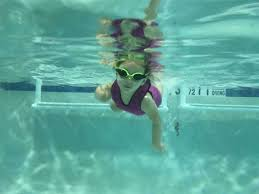
#> input picture Task 4 - Underwater Color Correction/pool6.jpg, 259 x 194 px
$ python 'smoothing filters.py'
#> lines starting #> are read from the running program, lines starting #| are printed output that depends on the picture
import cv2

img = cv2.imread('pool6.jpg')
#> img is the input picture: shape (194, 259, 3); mean B, G, R 154.9, 166.8, 93.8
cv2.imshow('original', img)
#step(1): bilateral Filtering for image smoothing
r, g, b = cv2.split(img)
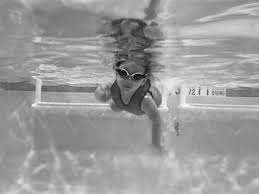
#> r: shape (194, 259); min 0, max 255, mean 154.9
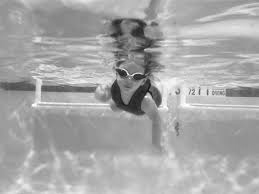
#> g: shape (194, 259); min 18, max 255, mean 166.8
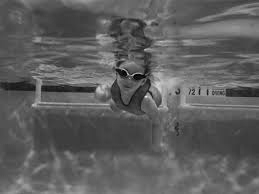
#> b: shape (194, 259); min 0, max 238, mean 93.8
r_filter = cv2.bilateralFilter(r, 10, 80, 30)
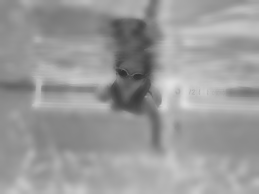
#> r_filter: shape (194, 259); min 48, max 226, mean 154.8
g_filter = cv2.bilateralFilter(g, 10, 80, 30)
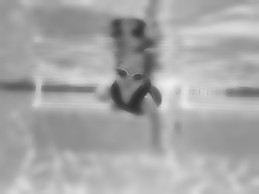
#> g_filter: shape (194, 259); min 46, max 238, mean 166.8
b_filter = cv2.bilateralFilter(b, 10, 80, 30)
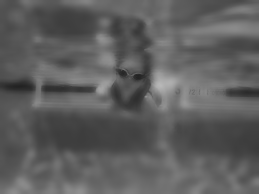
#> b_filter: shape (194, 259); min 34, max 184, mean 93.8
img_filtered = cv2.merge((r_filter, g_filter, b_filter))
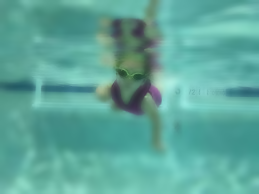
#> img_filtered: shape (194, 259, 3); mean B, G, R 154.8, 166.8, 93.8
cv2.imshow('filtered', img_filtered)
filtered = cv2.bilateralFilter(img, 10, 80, 30)
cv2.imshow('original', filtered)
# [15 lines of commented-out code are left out]

cv2.waitKey(0)
cv2.destroyAllWindows()

$ run again, with Task 4 - Underwater Color Correction/pool1.jpg copied over Task 4 - Underwater Color Correction/pool6.jpg
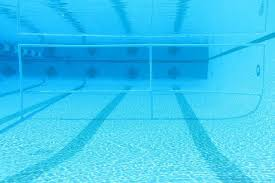
#> input picture Task 4 - Underwater Color Correction/pool1.jpg, 275 x 183 px
#> img is the input picture: shape (183, 275, 3); mean B, G, R 240.3, 199.5, 55.2
#> `b_filter = cv2.bilateralFilter(b, 10, 80, 30)`:
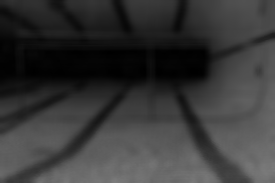
#> b_filter: shape (183, 275); min 0, max 124, mean 55.1
#> `img_filtered = cv2.merge((r_filter, g_filter, b_filter))`:
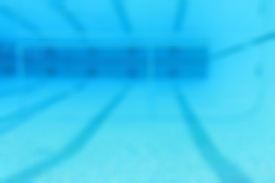
#> img_filtered: shape (183, 275, 3); mean B, G, R 240.4, 199.5, 55.1

$ run again, with Task 4 - Underwater Color Correction/pool2.jpg copied over Task 4 - Underwater Color Correction/pool6.jpg
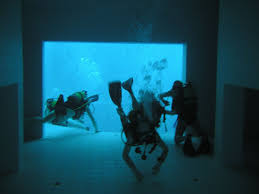
#> input picture Task 4 - Underwater Color Correction/pool2.jpg, 259 x 194 px
#> img is the input picture: shape (194, 259, 3); mean B, G, R 92, 75.4, 18.6
#> `g_filter = cv2.bilateralFilter(g, 10, 80, 30)`:
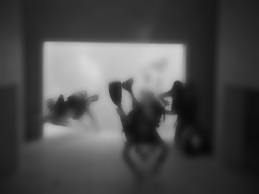
#> g_filter: shape (194, 259); min 8, max 216, mean 75.3
#> `img_filtered = cv2.merge((r_filter, g_filter, b_filter))`:
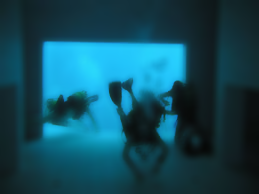
#> img_filtered: shape (194, 259, 3); mean B, G, R 91.9, 75.3, 18.6

$ run again, with Task 4 - Underwater Color Correction/pool3.jpg copied over Task 4 - Underwater Color Correction/pool6.jpg
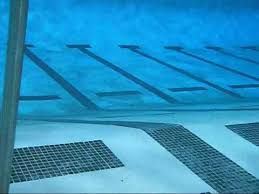
#> input picture Task 4 - Underwater Color Correction/pool3.jpg, 259 x 194 px
#> img is the input picture: shape (194, 259, 3); mean B, G, R 191.7, 145.8, 43.1
#> `filtered = cv2.bilateralFilter(img, 10, 80, 30)`:
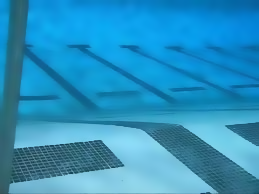
#> filtered: shape (194, 259, 3); mean B, G, R 192, 146.1, 43.2
